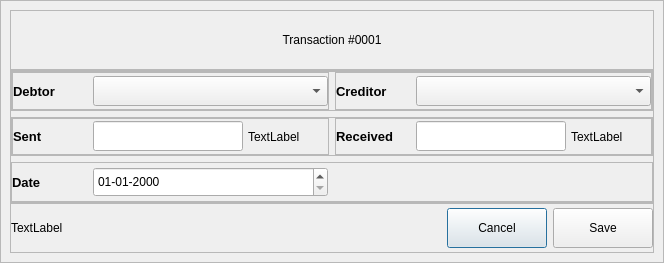
<?xml version="1.0" encoding="UTF-8"?>
<ui version="4.0">
 <class>Dialog</class>
 <widget class="QDialog" name="Dialog">
  <property name="geometry">
   <rect>
    <x>0</x>
    <y>0</y>
    <width>664</width>
    <height>263</height>
   </rect>
  </property>
  <property name="windowTitle">
   <string>Dialog</string>
  </property>
  <layout class="QVBoxLayout" name="verticalLayout">
   <property name="spacing">
    <number>0</number>
   </property>
   <property name="leftMargin">
    <number>0</number>
   </property>
   <property name="topMargin">
    <number>0</number>
   </property>
   <property name="rightMargin">
    <number>0</number>
   </property>
   <property name="bottomMargin">
    <number>0</number>
   </property>
   <item>
    <widget class="QFrame" name="dialog_window">
     <property name="frameShape">
      <enum>QFrame::StyledPanel</enum>
     </property>
     <property name="frameShadow">
      <enum>QFrame::Raised</enum>
     </property>
     <layout class="QVBoxLayout" name="verticalLayout_4">
      <property name="spacing">
       <number>0</number>
      </property>
      <item>
       <widget class="QFrame" name="title_frame">
        <property name="minimumSize">
         <size>
          <width>0</width>
          <height>60</height>
         </size>
        </property>
        <property name="maximumSize">
         <size>
          <width>16777215</width>
          <height>60</height>
         </size>
        </property>
        <property name="frameShape">
         <enum>QFrame::StyledPanel</enum>
        </property>
        <property name="frameShadow">
         <enum>QFrame::Raised</enum>
        </property>
        <layout class="QVBoxLayout" name="verticalLayout_3">
         <property name="spacing">
          <number>0</number>
         </property>
         <property name="leftMargin">
          <number>0</number>
         </property>
         <property name="topMargin">
          <number>0</number>
         </property>
         <property name="rightMargin">
          <number>0</number>
         </property>
         <property name="bottomMargin">
          <number>0</number>
         </property>
         <item>
          <widget class="QLabel" name="logo">
           <property name="styleSheet">
            <string notr="true">font: 900 16pt &quot;Segoe UI Black&quot;;</string>
           </property>
           <property name="text">
            <string>Transaction #0001</string>
           </property>
           <property name="alignment">
            <set>Qt::AlignCenter</set>
           </property>
          </widget>
         </item>
        </layout>
       </widget>
      </item>
      <item>
       <widget class="QFrame" name="main_frame">
        <property name="frameShape">
         <enum>QFrame::StyledPanel</enum>
        </property>
        <property name="frameShadow">
         <enum>QFrame::Raised</enum>
        </property>
        <layout class="QVBoxLayout" name="verticalLayout_2">
         <property name="leftMargin">
          <number>0</number>
         </property>
         <property name="topMargin">
          <number>0</number>
         </property>
         <property name="rightMargin">
          <number>0</number>
         </property>
         <property name="bottomMargin">
          <number>0</number>
         </property>
         <item>
          <widget class="QFrame" name="name_frame">
           <property name="frameShape">
            <enum>QFrame::StyledPanel</enum>
           </property>
           <property name="frameShadow">
            <enum>QFrame::Raised</enum>
           </property>
           <layout class="QHBoxLayout" name="horizontalLayout_2">
            <property name="leftMargin">
             <number>0</number>
            </property>
            <property name="topMargin">
             <number>0</number>
            </property>
            <property name="rightMargin">
             <number>0</number>
            </property>
            <property name="bottomMargin">
             <number>0</number>
            </property>
            <item>
             <widget class="QFrame" name="frame">
              <property name="maximumSize">
               <size>
                <width>16777215</width>
                <height>16777215</height>
               </size>
              </property>
              <property name="frameShape">
               <enum>QFrame::StyledPanel</enum>
              </property>
              <property name="frameShadow">
               <enum>QFrame::Raised</enum>
              </property>
              <layout class="QHBoxLayout" name="horizontalLayout_3">
               <property name="spacing">
                <number>5</number>
               </property>
               <property name="leftMargin">
                <number>0</number>
               </property>
               <property name="topMargin">
                <number>0</number>
               </property>
               <property name="rightMargin">
                <number>0</number>
               </property>
               <property name="bottomMargin">
                <number>0</number>
               </property>
               <item>
                <widget class="QLabel" name="label">
                 <property name="minimumSize">
                  <size>
                   <width>75</width>
                   <height>0</height>
                  </size>
                 </property>
                 <property name="maximumSize">
                  <size>
                   <width>75</width>
                   <height>16777215</height>
                  </size>
                 </property>
                 <property name="font">
                  <font>
                   <family>Segoe UI</family>
                   <pointsize>10</pointsize>
                   <italic>false</italic>
                   <bold>true</bold>
                  </font>
                 </property>
                 <property name="styleSheet">
                  <string notr="true">font: 700 10pt &quot;Segoe UI&quot;;</string>
                 </property>
                 <property name="text">
                  <string>Debtor</string>
                 </property>
                </widget>
               </item>
               <item>
                <widget class="QComboBox" name="debtor">
                 <property name="sizePolicy">
                  <sizepolicy hsizetype="Expanding" vsizetype="Fixed">
                   <horstretch>0</horstretch>
                   <verstretch>0</verstretch>
                  </sizepolicy>
                 </property>
                 <property name="minimumSize">
                  <size>
                   <width>230</width>
                   <height>30</height>
                  </size>
                 </property>
                 <property name="maximumSize">
                  <size>
                   <width>240</width>
                   <height>30</height>
                  </size>
                 </property>
                </widget>
               </item>
              </layout>
             </widget>
            </item>
            <item>
             <widget class="QFrame" name="frame_4">
              <property name="frameShape">
               <enum>QFrame::StyledPanel</enum>
              </property>
              <property name="frameShadow">
               <enum>QFrame::Raised</enum>
              </property>
              <layout class="QHBoxLayout" name="horizontalLayout_4">
               <property name="spacing">
                <number>5</number>
               </property>
               <property name="leftMargin">
                <number>0</number>
               </property>
               <property name="topMargin">
                <number>0</number>
               </property>
               <property name="rightMargin">
                <number>0</number>
               </property>
               <property name="bottomMargin">
                <number>0</number>
               </property>
               <item>
                <widget class="QLabel" name="label_2">
                 <property name="minimumSize">
                  <size>
                   <width>75</width>
                   <height>0</height>
                  </size>
                 </property>
                 <property name="maximumSize">
                  <size>
                   <width>75</width>
                   <height>16777215</height>
                  </size>
                 </property>
                 <property name="font">
                  <font>
                   <family>Segoe UI</family>
                   <pointsize>10</pointsize>
                   <italic>false</italic>
                   <bold>true</bold>
                  </font>
                 </property>
                 <property name="styleSheet">
                  <string notr="true">font: 700 10pt &quot;Segoe UI&quot;;</string>
                 </property>
                 <property name="text">
                  <string>Creditor</string>
                 </property>
                </widget>
               </item>
               <item>
                <widget class="QComboBox" name="creditor">
                 <property name="sizePolicy">
                  <sizepolicy hsizetype="Expanding" vsizetype="Fixed">
                   <horstretch>0</horstretch>
                   <verstretch>0</verstretch>
                  </sizepolicy>
                 </property>
                 <property name="minimumSize">
                  <size>
                   <width>230</width>
                   <height>30</height>
                  </size>
                 </property>
                 <property name="maximumSize">
                  <size>
                   <width>240</width>
                   <height>30</height>
                  </size>
                 </property>
                </widget>
               </item>
              </layout>
             </widget>
            </item>
           </layout>
          </widget>
         </item>
         <item>
          <widget class="QFrame" name="contact_frame">
           <property name="frameShape">
            <enum>QFrame::StyledPanel</enum>
           </property>
           <property name="frameShadow">
            <enum>QFrame::Raised</enum>
           </property>
           <layout class="QHBoxLayout" name="horizontalLayout_7">
            <property name="leftMargin">
             <number>0</number>
            </property>
            <property name="topMargin">
             <number>0</number>
            </property>
            <property name="rightMargin">
             <number>0</number>
            </property>
            <property name="bottomMargin">
             <number>0</number>
            </property>
            <item>
             <widget class="QFrame" name="frame_5">
              <property name="maximumSize">
               <size>
                <width>16777215</width>
                <height>16777215</height>
               </size>
              </property>
              <property name="frameShape">
               <enum>QFrame::StyledPanel</enum>
              </property>
              <property name="frameShadow">
               <enum>QFrame::Raised</enum>
              </property>
              <layout class="QHBoxLayout" name="horizontalLayout_5">
               <property name="spacing">
                <number>5</number>
               </property>
               <property name="leftMargin">
                <number>0</number>
               </property>
               <property name="topMargin">
                <number>0</number>
               </property>
               <property name="rightMargin">
                <number>0</number>
               </property>
               <property name="bottomMargin">
                <number>0</number>
               </property>
               <item>
                <widget class="QLabel" name="label_3">
                 <property name="minimumSize">
                  <size>
                   <width>75</width>
                   <height>0</height>
                  </size>
                 </property>
                 <property name="maximumSize">
                  <size>
                   <width>75</width>
                   <height>16777215</height>
                  </size>
                 </property>
                 <property name="font">
                  <font>
                   <family>Segoe UI</family>
                   <pointsize>10</pointsize>
                   <italic>false</italic>
                   <bold>true</bold>
                  </font>
                 </property>
                 <property name="styleSheet">
                  <string notr="true">font: 700 10pt &quot;Segoe UI&quot;;</string>
                 </property>
                 <property name="text">
                  <string>Sent</string>
                 </property>
                </widget>
               </item>
               <item>
                <widget class="QLineEdit" name="sent_amount">
                 <property name="sizePolicy">
                  <sizepolicy hsizetype="Expanding" vsizetype="Fixed">
                   <horstretch>0</horstretch>
                   <verstretch>0</verstretch>
                  </sizepolicy>
                 </property>
                 <property name="minimumSize">
                  <size>
                   <width>150</width>
                   <height>30</height>
                  </size>
                 </property>
                 <property name="maximumSize">
                  <size>
                   <width>150</width>
                   <height>30</height>
                  </size>
                 </property>
                </widget>
               </item>
               <item>
                <widget class="QLabel" name="sent_currency">
                 <property name="text">
                  <string>TextLabel</string>
                 </property>
                </widget>
               </item>
              </layout>
             </widget>
            </item>
            <item>
             <widget class="QFrame" name="frame_6">
              <property name="frameShape">
               <enum>QFrame::StyledPanel</enum>
              </property>
              <property name="frameShadow">
               <enum>QFrame::Raised</enum>
              </property>
              <layout class="QHBoxLayout" name="horizontalLayout_6">
               <property name="spacing">
                <number>5</number>
               </property>
               <property name="leftMargin">
                <number>0</number>
               </property>
               <property name="topMargin">
                <number>0</number>
               </property>
               <property name="rightMargin">
                <number>0</number>
               </property>
               <property name="bottomMargin">
                <number>0</number>
               </property>
               <item>
                <widget class="QLabel" name="label_4">
                 <property name="minimumSize">
                  <size>
                   <width>75</width>
                   <height>0</height>
                  </size>
                 </property>
                 <property name="maximumSize">
                  <size>
                   <width>75</width>
                   <height>16777215</height>
                  </size>
                 </property>
                 <property name="font">
                  <font>
                   <family>Segoe UI</family>
                   <pointsize>10</pointsize>
                   <italic>false</italic>
                   <bold>true</bold>
                  </font>
                 </property>
                 <property name="styleSheet">
                  <string notr="true">font: 700 10pt &quot;Segoe UI&quot;;</string>
                 </property>
                 <property name="text">
                  <string>Received</string>
                 </property>
                </widget>
               </item>
               <item>
                <widget class="QLineEdit" name="recv_amount">
                 <property name="sizePolicy">
                  <sizepolicy hsizetype="Expanding" vsizetype="Fixed">
                   <horstretch>0</horstretch>
                   <verstretch>0</verstretch>
                  </sizepolicy>
                 </property>
                 <property name="minimumSize">
                  <size>
                   <width>150</width>
                   <height>30</height>
                  </size>
                 </property>
                 <property name="maximumSize">
                  <size>
                   <width>150</width>
                   <height>30</height>
                  </size>
                 </property>
                </widget>
               </item>
               <item>
                <widget class="QLabel" name="recv_currency">
                 <property name="text">
                  <string>TextLabel</string>
                 </property>
                </widget>
               </item>
              </layout>
             </widget>
            </item>
           </layout>
          </widget>
         </item>
         <item>
          <widget class="QFrame" name="frame_3">
           <property name="frameShape">
            <enum>QFrame::StyledPanel</enum>
           </property>
           <property name="frameShadow">
            <enum>QFrame::Raised</enum>
           </property>
           <layout class="QHBoxLayout" name="horizontalLayout_8">
            <property name="leftMargin">
             <number>0</number>
            </property>
            <property name="topMargin">
             <number>0</number>
            </property>
            <property name="rightMargin">
             <number>0</number>
            </property>
            <property name="bottomMargin">
             <number>0</number>
            </property>
            <item>
             <widget class="QLabel" name="label_5">
              <property name="minimumSize">
               <size>
                <width>75</width>
                <height>0</height>
               </size>
              </property>
              <property name="maximumSize">
               <size>
                <width>75</width>
                <height>16777215</height>
               </size>
              </property>
              <property name="font">
               <font>
                <family>Segoe UI</family>
                <pointsize>10</pointsize>
                <italic>false</italic>
                <bold>true</bold>
               </font>
              </property>
              <property name="styleSheet">
               <string notr="true">font: 700 10pt &quot;Segoe UI&quot;;</string>
              </property>
              <property name="text">
               <string>Date</string>
              </property>
             </widget>
            </item>
            <item>
             <widget class="QDateEdit" name="date">
              <property name="minimumSize">
               <size>
                <width>235</width>
                <height>30</height>
               </size>
              </property>
              <property name="maximumSize">
               <size>
                <width>240</width>
                <height>16777215</height>
               </size>
              </property>
              <property name="currentSection">
               <enum>QDateTimeEdit::DaySection</enum>
              </property>
              <property name="displayFormat">
               <string>dd-MM-yyyy</string>
              </property>
              <property name="calendarPopup">
               <bool>false</bool>
              </property>
             </widget>
            </item>
            <item>
             <spacer name="horizontalSpacer_2">
              <property name="orientation">
               <enum>Qt::Horizontal</enum>
              </property>
              <property name="sizeHint" stdset="0">
               <size>
                <width>315</width>
                <height>20</height>
               </size>
              </property>
             </spacer>
            </item>
           </layout>
          </widget>
         </item>
        </layout>
       </widget>
      </item>
      <item>
       <widget class="QFrame" name="control_frame">
        <property name="minimumSize">
         <size>
          <width>0</width>
          <height>50</height>
         </size>
        </property>
        <property name="maximumSize">
         <size>
          <width>16777215</width>
          <height>50</height>
         </size>
        </property>
        <property name="frameShape">
         <enum>QFrame::StyledPanel</enum>
        </property>
        <property name="frameShadow">
         <enum>QFrame::Raised</enum>
        </property>
        <layout class="QHBoxLayout" name="horizontalLayout">
         <property name="leftMargin">
          <number>0</number>
         </property>
         <property name="topMargin">
          <number>0</number>
         </property>
         <property name="rightMargin">
          <number>0</number>
         </property>
         <property name="bottomMargin">
          <number>0</number>
         </property>
         <item>
          <widget class="QLabel" name="error">
           <property name="minimumSize">
            <size>
             <width>300</width>
             <height>0</height>
            </size>
           </property>
           <property name="styleSheet">
            <string notr="true">font: 700 8pt &quot;Segoe UI&quot;;</string>
           </property>
           <property name="text">
            <string>TextLabel</string>
           </property>
          </widget>
         </item>
         <item>
          <spacer name="horizontalSpacer">
           <property name="orientation">
            <enum>Qt::Horizontal</enum>
           </property>
           <property name="sizeHint" stdset="0">
            <size>
             <width>108</width>
             <height>20</height>
            </size>
           </property>
          </spacer>
         </item>
         <item>
          <widget class="QPushButton" name="cancel_btn">
           <property name="minimumSize">
            <size>
             <width>100</width>
             <height>40</height>
            </size>
           </property>
           <property name="styleSheet">
            <string notr="true"/>
           </property>
           <property name="text">
            <string>Cancel</string>
           </property>
           <property name="class" stdset="0">
            <string>SecondaryButton</string>
           </property>
          </widget>
         </item>
         <item>
          <widget class="QPushButton" name="save_btn">
           <property name="minimumSize">
            <size>
             <width>100</width>
             <height>40</height>
            </size>
           </property>
           <property name="text">
            <string>Save</string>
           </property>
          </widget>
         </item>
        </layout>
       </widget>
      </item>
     </layout>
    </widget>
   </item>
  </layout>
 </widget>
 <resources/>
 <connections/>
</ui>
